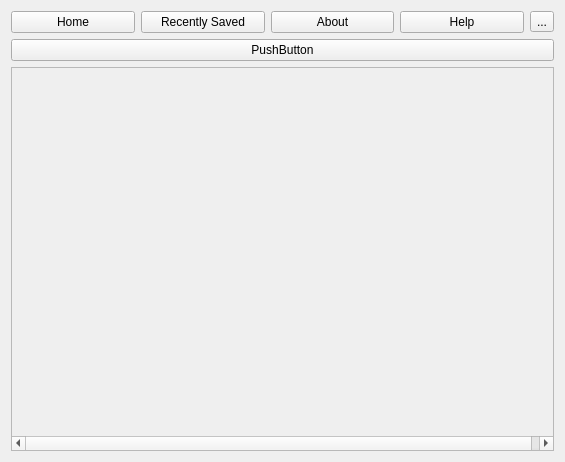
<?xml version="1.0" encoding="UTF-8"?>
<ui version="4.0">
 <class>LandingWindow</class>
 <widget class="QWidget" name="LandingWindow">
  <property name="geometry">
   <rect>
    <x>0</x>
    <y>0</y>
    <width>565</width>
    <height>462</height>
   </rect>
  </property>
  <property name="windowTitle">
   <string>Form</string>
  </property>
  <property name="styleSheet">
   <string notr="true"/>
  </property>
  <layout class="QVBoxLayout" name="verticalLayout_2">
   <item>
    <layout class="QVBoxLayout" name="verticalLayout">
     <item>
      <layout class="QHBoxLayout" name="horizontalLayout">
       <item alignment="Qt::AlignVCenter">
        <widget class="QPushButton" name="pushButton">
         <property name="text">
          <string>Home</string>
         </property>
        </widget>
       </item>
       <item alignment="Qt::AlignVCenter">
        <widget class="QPushButton" name="pushButton_2">
         <property name="text">
          <string>Recently Saved</string>
         </property>
        </widget>
       </item>
       <item alignment="Qt::AlignVCenter">
        <widget class="QPushButton" name="pushButton_3">
         <property name="text">
          <string>About</string>
         </property>
        </widget>
       </item>
       <item alignment="Qt::AlignVCenter">
        <widget class="QPushButton" name="pushButton_4">
         <property name="text">
          <string>Help</string>
         </property>
        </widget>
       </item>
       <item alignment="Qt::AlignVCenter">
        <widget class="QToolButton" name="toolButton">
         <property name="text">
          <string>...</string>
         </property>
        </widget>
       </item>
      </layout>
     </item>
    </layout>
   </item>
   <item>
    <widget class="QPushButton" name="pushButton_5">
     <property name="text">
      <string>PushButton</string>
     </property>
    </widget>
   </item>
   <item>
    <widget class="QScrollArea" name="scrollArea">
     <property name="enabled">
      <bool>true</bool>
     </property>
     <property name="widgetResizable">
      <bool>false</bool>
     </property>
     <property name="alignment">
      <set>Qt::AlignLeading|Qt::AlignLeft|Qt::AlignTop</set>
     </property>
     <widget class="QWidget" name="scrollAreaWidgetContents">
      <property name="geometry">
       <rect>
        <x>0</x>
        <y>0</y>
        <width>549</width>
        <height>358</height>
       </rect>
      </property>
     </widget>
    </widget>
   </item>
  </layout>
 </widget>
 <resources/>
 <connections/>
</ui>
